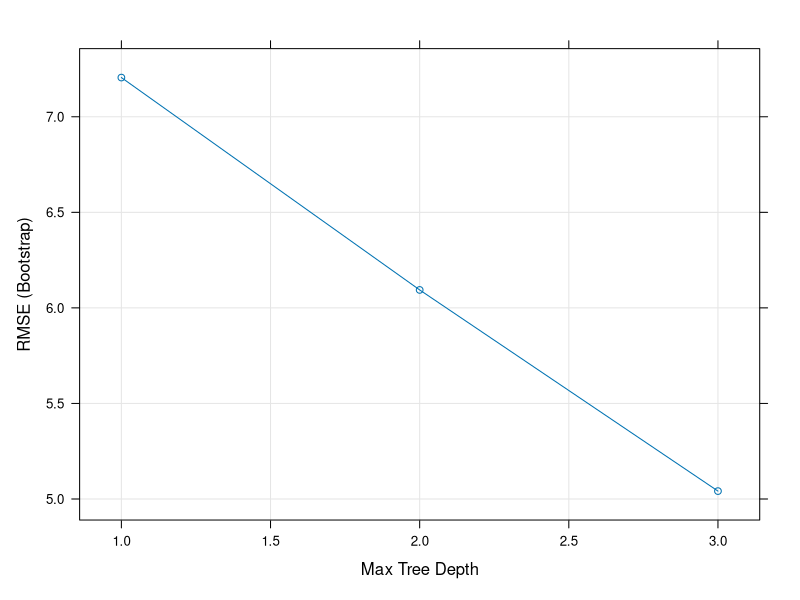
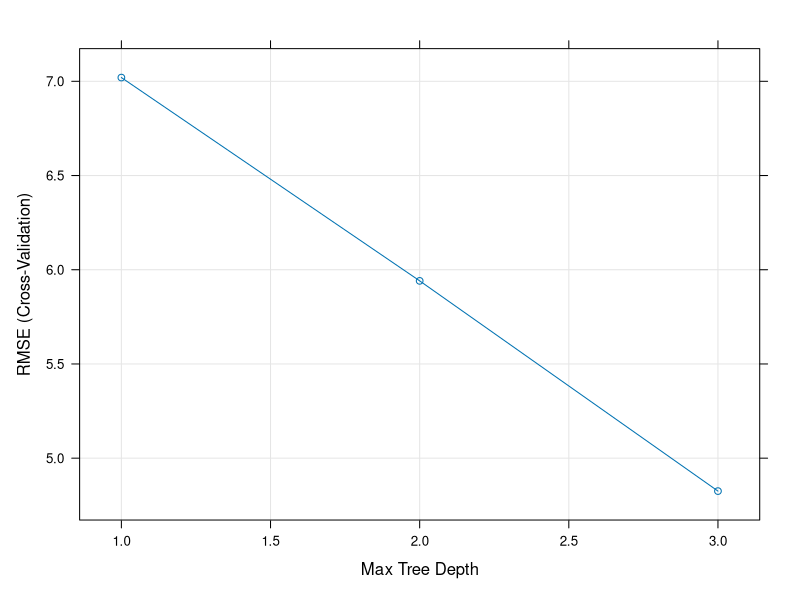

These figures' R source, in order: (Note: this script raises an error after producing the figures.)
#Decision tree
#Decision Trees model regression problems by split data based on different values
#Response variable 'medv' which is the Median Housing Value from the Boston Housing dataset
library(MASS)
data(Boston)
str(Boston)

#create a basic Decision Tree regression model, using rpart
library(rpart)
model = rpart(medv ~ ., data = Boston)
model

#model a ridge regression using the Caret package
#pass the same parameters as above, but in addition we pass the method = 
#'rpart2' model to tell Caret to use a lasso model.
library(caret)
set.seed(1)

model <- train(
  medv ~ .,
  data = Boston,
  method = 'rpart2'
)

# caret automatically trained over multiple hyper parameters
model

#trained over multiple hyper parameters
plot(model)

#preprocess

set.seed(1)

inTraining <- createDataPartition(Boston$medv, p = .80, list = FALSE)
training <- Boston[inTraining,]
testing  <- Boston[-inTraining,]

set.seed(1)
model3 <- train(
  medv ~ .,
  data = training,
  method = 'rpart2',
  preProcess = c("center", "scale")
)
model3

#check our data on the test set.
#use the subset method to get the features and test target. 
#then use the predict method passing in our model from above and the test features.
#calculate the RMSE and r2 to compare to the model above.
#use the subset method to get the features and test target
test.features = subset(testing, select=-c(medv))
test.target = subset(testing, select=medv)[,1]

predictions = predict(model3, newdata = test.features)

# RMSE
sqrt(mean((test.target - predictions)^2))

# R2
cor(test.target, predictions) ^ 2

#cross validation
#k-fold cross-validation that resamples and splits our data many times.
#then train the model on these samples and pick the best model. 
#Caret uses trainControl method to make this easy.

#10-fold cross-validation, pass method = "cv", number = 10 
set.seed(1)
ctrl <- trainControl(
  method = "cv",
  number = 10,
 )

#retrain our model and pass the ctrl response to the trControl parameter.
# set.seed(1)
model4 <- train(
  medv ~ .,
  data = training,
  method = 'rpart2',
  preProcess = c("center", "scale"),
  trControl = ctrl
)
model4
#The final value used for the model was maxdepth = 3

plot(model4)
#results seemed to have improved our accuracy for our training data

test.features = subset(testing, select=-c(medv))
test.target = subset(testing, select=medv)[,1]

predictions = predict(model4, newdata = test.features)

# RMSE
sqrt(mean((test.target - predictions)^2))

# R2
cor(test.target, predictions) ^ 2

#tune hyperparameters
#ridge model, we can give the model different values of lambda.

set.seed(1)

tuneGrid <- expand.grid(
  degree = 1, 
  nprune = c(2, 11, 10)
)

model5 <- train(
  medv ~ .,
  data = training,
  method = 'earth',
  preProcess = c("center", "scale"),
  trControl = ctrl,
  tuneGrid = tuneGrid
)

model5
#plot the model to see how it performs over different tuning parameters.
plot(model5)

#Random Forest - tree model that uses the bagging technique.
#Many trees are built up in parallel and used to build a single tree model

library(randomForest)

#rfNews() to see new features/changes/bug fixes.

#turn target to factor
str(Boston)
#medv is numeric - regression tree, RMSE
model = randomForest(medv ~ ., data = Boston)
model

#Modeling Random Forest in R with Caret
#how to model a ridge regression using the Caret package
#use the train method. We pass the same parameters as above, but in addition we pass the method = 'rf' model to tell Caret to use a lasso model.

library(caret)

set.seed(1)
model <- train(
  medv ~ .,
  data = Boston,
  method = 'rf'
)
model
#caret automatically trained over multiple hyper parameters. 
#plot those to visualize.
plot(model)

#Preprocessing with Caret
#center and scale our data
preProcess = c("center", "scale")
set.seed(1)

model2 <- train(
  medv ~ .,
  data = Boston,
  method = 'rf',
  preProcess = c("center", "scale") #center and scale
)
model2

set.seed(1)
#split and can check for overfitting
#return indexes that contains 80% of the data that we should use for training
inTraining <- createDataPartition(Boston$medv, p = .80, list = FALSE)
training <- Boston[inTraining,]
testing  <- Boston[-inTraining,]

#fit our model again using only the training data
set.seed(1)
model3 <- train(
  medv ~ .,
  data = training,
  method = 'rf',
  preProcess = c("center", "scale")
)
model3

#check our data on the test set

test.features = subset(testing, select=-c(medv))
test.target = subset(testing, select=medv)[,1]

predictions = predict(model3, newdata = test.features)

#calculate the RMSE and r2 to compare to the model above.
# RMSE
sqrt(mean((test.target - predictions)^2))

cor(test.target, predictions) ^ 2

#10-fold cross-validation
#common to use a data partitioning strategy like k-fold cross-validation that 
#resamples and splits our data many times.
#train the model on these samples and pick the best model
#easy with the trainControl method
set.seed(1)
ctrl <- trainControl(
  method = "cv",
  number = 10, #for 10 fold
)
#retrain the model on these samples and pick the best model
set.seed(1)
model4 <- train(
  medv ~ .,
  data = training,
  method = 'rf',
  preProcess = c("center", "scale"),
  trControl = ctrl
)
model4

plot(model4)

test.features = subset(testing, select=-c(medv))
test.target = subset(testing, select=medv)[,1]

predictions = predict(model4, newdata = test.features)

# RMSE
sqrt(mean((test.target - predictions)^2))

#improved our accuracy for our training data
# R2
cor(test.target, predictions) ^ 2

#Tuning Hyper Parameters
#o tune a random forest model, we can give the model different values of mtry. 
#Caret will retrain the model using different mtry and select the best version.
set.seed(1)
tuneGrid <- expand.grid(
  mtry = c(2:4)
)

model5 <- train(
  medv ~ .,
  data = training,
  method = 'rf',
  preProcess = c("center", "scale"),
  trControl = ctrl,
  tuneGrid = tuneGrid
)
model5

plot(model5)


#second random forest run

#training Sample with 300 observations
train=sample(1:nrow(Boston),300)

Boston.rf=randomForest(medv ~ . , data = Boston , subset = train)
Boston.rf

#Mean Squared Error and Variance explained are calculated using Out of Bag Error Estimation.

#Plotting the Error vs Number of Trees Graph.
plot(Boston.rf)

# Error and the Number of Trees.We can easily notice that how the Error is 
#dropping as we keep on adding more and more trees and average them.

#Random Forest model chose Randomly 4 variables to be considered at each split.
#now try all possible 13 predictors which can be found at each split.
#compare the Out of Bag Sample Errors and Error on Test set

oob.err=double(13)
test.err=double(13)
#mtry is no of Variables randomly chosen at each split

for(mtry in 1:13) 
{
  rf=randomForest(medv ~ . , data = Boston , subset = train,mtry=mtry,ntree=400) 
  oob.err[mtry] = rf$mse[400] #Error of all Trees fitted
  
  pred<-predict(rf,Boston[-train,]) #Predictions on Test Set for each Tree
  test.err[mtry]= with(Boston[-train,], mean( (medv - pred)^2)) #Mean Squared Test Error
  
  cat(mtry," ") #printing the output to the console
  
}

#Test Error
test.err

#Out of Bag Error Estimation
oob.err

#Plotting both Test Error and Out of Bag Error
matplot(1:mtry , cbind(oob.err,test.err), pch=19 , col=c("red","blue"),type="b",ylab="Mean Squared Error",xlab="Number of Predictors Considered at each Split")
legend("topright",legend=c("Out of Bag Error","Test Error"),pch=19, col=c("red","blue"))

#four is the number of predictor variables that produced the smallest mean squared error
#for the fitted trees (Out of Bag error).

#the Red line is the Out of Bag Error Estimates and the Blue Line is the Error calculated on Test Set
#Error Tends to be minimized at around mtry=4 .


